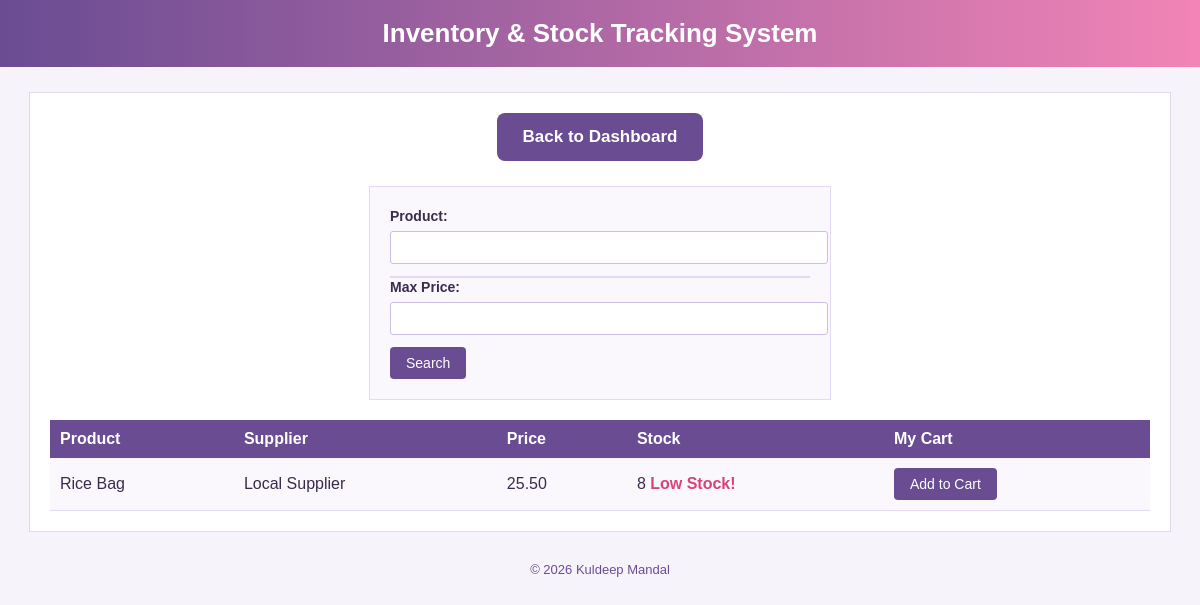
The app's page /search.php?product=Rice Bag with its own data.
### tables this page shows
CREATE TABLE `products` (
  `id` int(11) NOT NULL,
  `product_name` varchar(100) NOT NULL,
  `supplier` varchar(100) NOT NULL,
  `price` decimal(10,2) NOT NULL,
  `stock` int(11) NOT NULL,
  `created_at` timestamp NOT NULL DEFAULT current_timestamp()
);

### public/search.php (the view, shortened to what this page needs)
<?php
require '../config/db.php';
include '../includes/header.php';
$results = [];
$query = "SELECT * FROM products WHERE 1";
$params = [];
if (!empty($_GET['product'])) {
    $query .= " AND product_name LIKE ?";
    $params[] = "%" . $_GET['product'] . "%";
}
if (!empty($_GET['product']) || !empty($_GET['max_price'])) {
    $stmt = $pdo->prepare($query);
    $stmt->execute($params);
    $results = $stmt->fetchAll();
}
?>
<div class="top-nav">
    <button onclick="window.location.href='index.php'">Back to Dashboard</button>
</div>
<div class="form-box">
<form method="get">
    <label for="productInput">Product:</label>
    <input type="text" name="product" id="productInput" autocomplete="off">
    <div id="suggestions"></div>
    <label for="max_price">Max Price:</label>
    <input type="number" step="1" name="max_price" id="max_price">
    <button type="submit">Search</button>
</form>
</div>
<?php if (!empty($results)): ?>
<table>
<tr>
    <th>Product</th>
    <th>Supplier</th>
    <th>Price</th>
    <th>Stock</th>
    <th>My Cart</th>
</tr>
<?php foreach ($results as $r): ?>
<tr>
    <td><?= htmlspecialchars($r['product_name']) ?></td>
    <td><?= htmlspecialchars($r['supplier']) ?></td>
    <td><?= $r['price'] ?></td>
    <td>
        <?= $r['stock'] ?>
        <?php if ($r['stock'] < 10): ?>
            <span class="low-stock"> Low Stock!</span>
        <?php endif; ?>
    </td>
    <td>
        <?php if ($r['stock'] > 0): ?>
            <a href="cart.php?id=<?= $r['id'] ?>">
                <button>Add to Cart</button>
            </a>
        <?php else: ?>
            Out of stock
        <?php endif; ?>
    </td>
</tr>
<?php endforeach; ?>
</table>
<?php endif; ?>
<?php include '../includes/footer.php'; ?>

### assets/css/style.css (style rules this page uses)
body { font-family: Arial, Helvetica, sans-serif; background-color: #f7f3fb; margin: 0; padding: 0; color: #3a2c4d; }
.top-nav { margin-bottom: 15px; }
.top-nav button { font-size: 17px; padding: 14px 26px; border-radius: 8px; font-weight: bold; }
button { background-color: #6a4c93; color: white; border: none; padding: 8px 16px; cursor: pointer; font-size: 14px; border-radius: 4px; }
table { width: 100%; border-collapse: collapse; margin-top: 15px; }
th { background-color: #6a4c93; color: white; padding: 10px; text-align: left; }
td { padding: 10px; border-bottom: 1px solid #e6ddf3; }
tr:nth-child(even) { background-color: #faf7fd; }
.low-stock { color: #d64575; font-weight: bold; }
.form-box { max-width: 420px; margin: 20px auto; padding: 20px; border: 1px solid #e3d9f2; background-color: #faf7fd; }
label { font-weight: bold; font-size: 14px; }
input { width: 100%; padding: 8px; margin-top: 6px; margin-bottom: 12px; border: 1px solid #cdbfe3; border-radius: 3px; }
.top-nav { text-align: center; margin-bottom: 25px; }
#suggestions { border: 1px solid #e3d9f2; max-width: 420px; background-color: #ffffff; }

### records on screen
products: product_name "Rice Bag", supplier "Local Supplier", price "25.50", stock "8", shows "Low Stock!"
